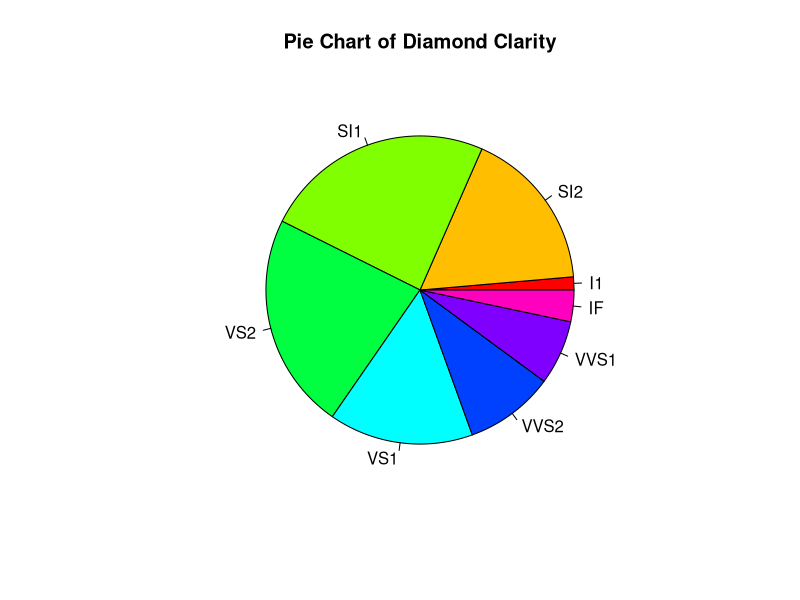

The R source for this figure:
data(diamonds, package="ggplot2")

clarity <- table(diamonds$clarity)

pie(clarity, main="Pie Chart of Diamond Clarity", col=rainbow(length(clarity)))